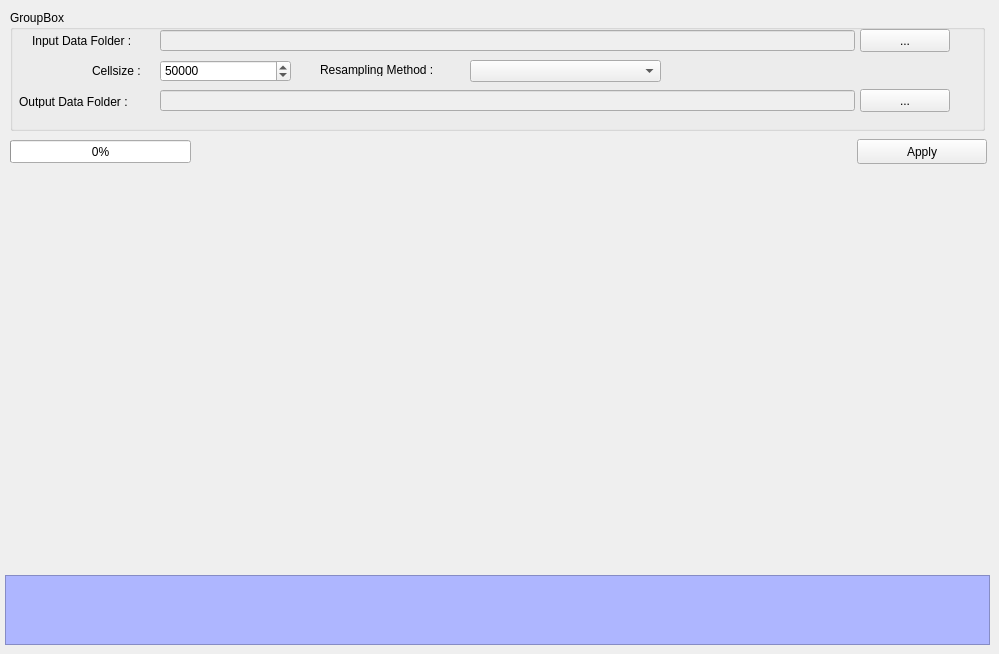
    <widget class="QWidget" name="tab_3">
     <attribute name="title">
      <string>Resampling</string>
     </attribute>
     <widget class="QGroupBox" name="groupBox_3">
      <property name="geometry">
       <rect>
        <x>10</x>
        <y>10</y>
        <width>975</width>
        <height>121</height>
       </rect>
      </property>
      <property name="title">
       <string>GroupBox</string>
      </property>
      <widget class="QLabel" name="label_25">
       <property name="geometry">
        <rect>
         <x>82</x>
         <y>55</y>
         <width>72</width>
         <height>12</height>
        </rect>
       </property>
       <property name="text">
        <string>Cellsize : </string>
       </property>
      </widget>
      <widget class="QLabel" name="label_26">
       <property name="geometry">
        <rect>
         <x>310</x>
         <y>54</y>
         <width>146</width>
         <height>12</height>
        </rect>
       </property>
       <property name="text">
        <string>Resampling Method : </string>
       </property>
      </widget>
      <widget class="QPushButton" name="btn_output_resample">
       <property name="geometry">
        <rect>
         <x>850</x>
         <y>79</y>
         <width>90</width>
         <height>23</height>
        </rect>
       </property>
       <property name="text">
        <string>...</string>
       </property>
      </widget>
      <widget class="QLabel" name="label_27">
       <property name="geometry">
        <rect>
         <x>22</x>
         <y>25</y>
         <width>126</width>
         <height>12</height>
        </rect>
       </property>
       <property name="text">
        <string>Input Data Folder :</string>
       </property>
      </widget>
      <widget class="QSpinBox" name="cellsize">
       <property name="geometry">
        <rect>
         <x>150</x>
         <y>50</y>
         <width>131</width>
         <height>22</height>
        </rect>
       </property>
       <property name="maximum">
        <number>9999999</number>
       </property>
       <property name="value">
        <number>50000</number>
       </property>
      </widget>
      <widget class="QLabel" name="label_28">
       <property name="geometry">
        <rect>
         <x>9</x>
         <y>86</y>
         <width>136</width>
         <height>12</height>
        </rect>
       </property>
       <property name="text">
        <string>Output Data Folder : </string>
       </property>
      </widget>
      <widget class="QPushButton" name="btn_input_resample">
       <property name="geometry">
        <rect>
         <x>850</x>
         <y>19</y>
         <width>90</width>
         <height>23</height>
        </rect>
       </property>
       <property name="text">
        <string>...</string>
       </property>
      </widget>
      <widget class="QComboBox" name="cmb_resample_method">
       <property name="geometry">
        <rect>
         <x>460</x>
         <y>50</y>
         <width>191</width>
         <height>22</height>
        </rect>
       </property>
      </widget>
      <widget class="QLineEdit" name="txt_input_resample">
       <property name="enabled">
        <bool>false</bool>
       </property>
       <property name="geometry">
        <rect>
         <x>150</x>
         <y>20</y>
         <width>695</width>
         <height>21</height>
        </rect>
       </property>
      </widget>
      <widget class="QLineEdit" name="txt_output_resample">
       <property name="enabled">
        <bool>false</bool>
       </property>
       <property name="geometry">
        <rect>
         <x>150</x>
         <y>80</y>
         <width>695</width>
         <height>21</height>
        </rect>
       </property>
      </widget>
     </widget>
     <widget class="QTextEdit" name="txt_Resample_EX">
      <property name="enabled">
       <bool>false</bool>
      </property>
      <property name="geometry">
       <rect>
        <x>5</x>
        <y>575</y>
        <width>985</width>
        <height>70</height>
       </rect>
      </property>
      <property name="styleSheet">
       <string notr="true">background-color: rgb(174, 182, 255);
font: 75 10pt &quot;MS Shell Dlg 2&quot;;</string>
      </property>
     </widget>
     <widget class="QPushButton" name="btn_apply_resample">
      <property name="geometry">
       <rect>
        <x>857</x>
        <y>139</y>
        <width>130</width>
        <height>25</height>
       </rect>
      </property>
      <property name="text">
       <string>Apply</string>
      </property>
     </widget>
     <widget class="QProgressBar" name="resampling_progressBar">
      <property name="geometry">
       <rect>
        <x>10</x>
        <y>140</y>
        <width>181</width>
        <height>23</height>
       </rect>
      </property>
      <property name="value">
       <number>0</number>
      </property>
     </widget>
    </widget>
